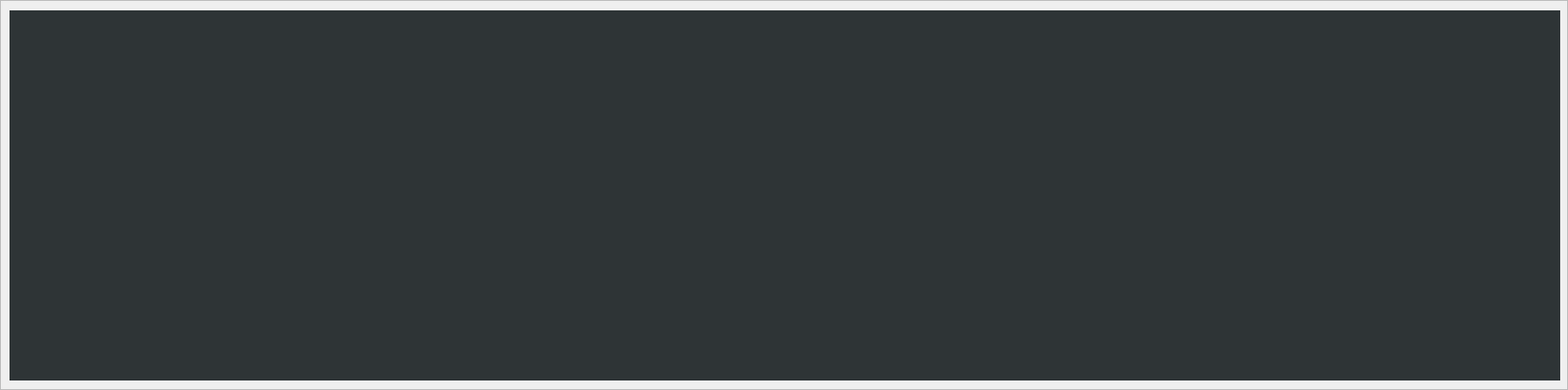
   <widget class="QFrame" name="frame">
    <property name="geometry">
     <rect>
      <x>20</x>
      <y>130</y>
      <width>1811</width>
      <height>451</height>
     </rect>
    </property>
    <property name="frameShape">
     <enum>QFrame::StyledPanel</enum>
    </property>
    <property name="frameShadow">
     <enum>QFrame::Raised</enum>
    </property>
    <widget class="QLabel" name="framePart">
     <property name="geometry">
      <rect>
       <x>11</x>
       <y>12</y>
       <width>1791</width>
       <height>428</height>
      </rect>
     </property>
     <property name="styleSheet">
      <string notr="true">background-color: rgb(46, 52, 54);</string>
     </property>
     <property name="text">
      <string/>
     </property>
     <property name="alignment">
      <set>Qt::AlignCenter</set>
     </property>
    </widget>
    <widget class="QPushButton" name="kensareset">
     <property name="geometry">
      <rect>
       <x>440</x>
       <y>300</y>
       <width>121</width>
       <height>41</height>
      </rect>
     </property>
     <property name="font">
      <font>
       <family>Ubuntu Mono</family>
       <pointsize>10</pointsize>
       <weight>75</weight>
       <italic>false</italic>
       <bold>true</bold>
       <stylestrategy>PreferAntialias</stylestrategy>
      </font>
     </property>
     <property name="autoFillBackground">
      <bool>false</bool>
     </property>
     <property name="styleSheet">
      <string notr="true">background-color: rgb(245, 121, 0);</string>
     </property>
     <property name="text">
      <string>順番リセット
Order Reset</string>
     </property>
     <property name="checkable">
      <bool>false</bool>
     </property>
    </widget>
    <widget class="QPushButton" name="button_HDResQT">
     <property name="geometry">
      <rect>
       <x>330</x>
       <y>300</y>
       <width>121</width>
       <height>51</height>
      </rect>
     </property>
     <property name="font">
      <font>
       <family>Ubuntu Mono</family>
       <pointsize>15</pointsize>
       <weight>75</weight>
       <italic>false</italic>
       <bold>true</bold>
       <stylestrategy>PreferAntialias</stylestrategy>
      </font>
     </property>
     <property name="autoFillBackground">
      <bool>false</bool>
     </property>
     <property name="styleSheet">
      <string notr="true">color: rgb(238, 238, 236);
background-color: rgb(186, 189, 182);</string>
     </property>
     <property name="text">
      <string>HD Res</string>
     </property>
     <property name="checkable">
      <bool>false</bool>
     </property>
    </widget>
    <zorder>button_HDResQT</zorder>
    <zorder>kensareset</zorder>
    <zorder>framePart</zorder>
   </widget>
